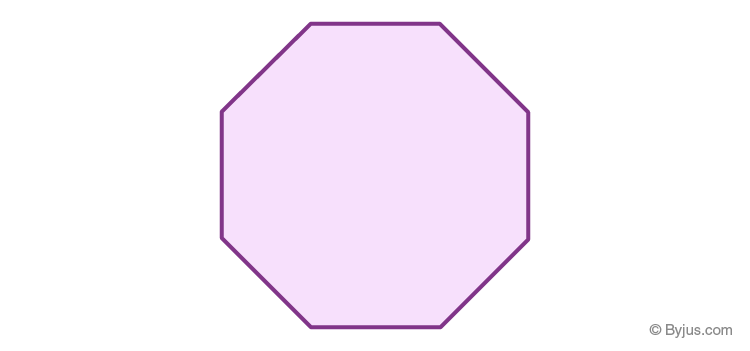
#> input picture EXPERIMENT 03/shape1.png, 750 x 351 px, found by its file name
$ python contours_demo2.py
#> lines starting #> are read from the running program, lines starting #| are printed output that depends on the picture; after the words box and inside, x2 and y2 are one past the last pixel; in counts of white or black regions, pixels touching at a corner belong together; long printed decimals are rounded
import cv2
import matplotlib.pyplot as plt

# Read two images as grayscale images
img1 = cv2.imread('EXPERIMENT 03//shape1.png', 0)
#> img1: shape (351, 750); min 85, max 255, mean 246.2
img2 = cv2.imread('EXPERIMENT 03//shape2.jpg', 0)
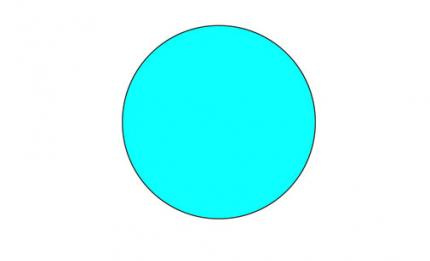
#> input picture EXPERIMENT 03/shape2.jpg, 430 x 261 px, found by its file name
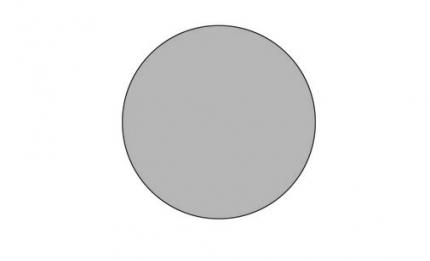
#> img2: shape (261, 430); min 53, max 255, mean 234.9

# Apply thresholding on the images to convert to binary images
ret, thresh1 = cv2.threshold(img1, 127, 255, 0)
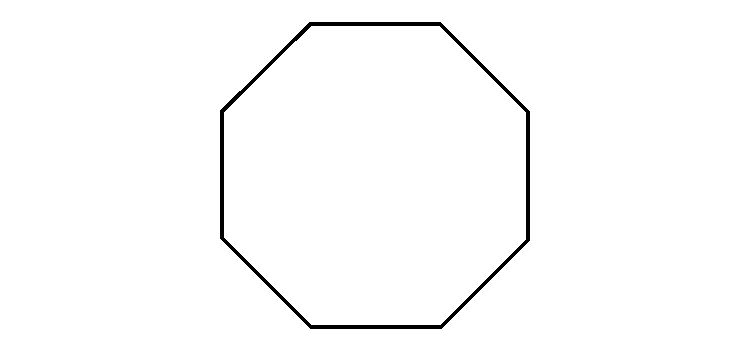
#> thresh1: shape (351, 750); 98.5% white; 1 black region, box (x1, y1, x2, y2) and area: (220, 22, 530, 329) 3851
ret, thresh2 = cv2.threshold(img2, 127, 255, 0)
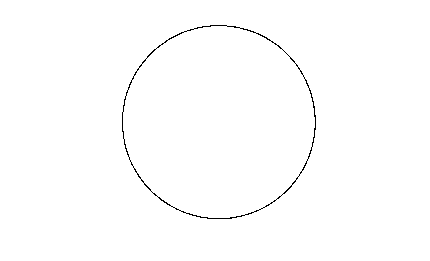
#> thresh2: shape (261, 430); 99.4% white; black in thin lines or dots, all inside (x1, y1, x2, y2) = (122, 25, 316, 219)

# Find the contours in the binary images
contours1, hierarchy1 = cv2.findContours(thresh1, cv2.RETR_TREE, cv2.CHAIN_APPROX_SIMPLE)
#> contours1 = 3 contours; box (x1, y1, x2, y2) and area: (0, 0, 750, 351) 262150, (219, 21, 531, 330) 79608, (224, 26, 526, 325) 74890
contours2, hierarchy2 = cv2.findContours(thresh2, cv2.RETR_TREE, cv2.CHAIN_APPROX_SIMPLE)
#> contours2 = 84 contours, 64 with area under 20; largest, box (x1, y1, x2, y2) and area: (0, 0, 430, 261) 111540, (308, 87, 317, 148) 130, (185, 212, 246, 220) 127, (193, 24, 228, 30) 69, (121, 111, 125, 140) 55

# Print the number of shapes detected
print("Number of Shapes detected in Image 1:", len(contours1))
#| Number of Shapes detected in Image 1: 3
print("Number of Shapes detected in Image 2:", len(contours2))
#| Number of Shapes detected in Image 2: 84

# Create a figure to display the results
fig, axs = plt.subplots(2, 2, figsize=(12, 10))

# Display the original images
axs[0, 0].imshow(img1, cmap='gray')
axs[0, 0].set_title('Image 1')
axs[0, 0].axis('off')
axs[0, 1].imshow(img2, cmap='gray')
axs[0, 1].set_title('Image 2')
axs[0, 1].axis('off')

# Draw contours on the images
contour_img1 = cv2.drawContours(img1.copy(), contours1, -1, (0, 255, 0), 1)
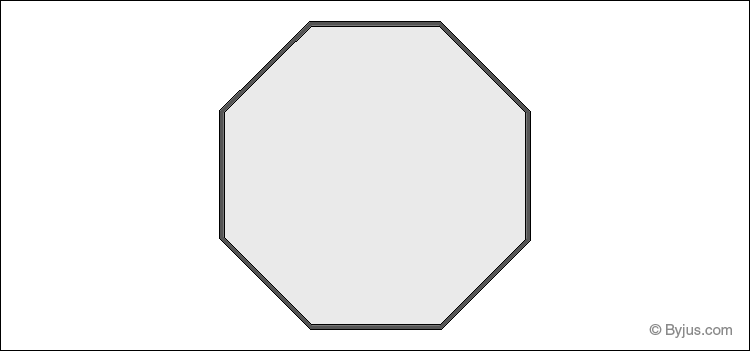
#> contour_img1: shape (351, 750); min 0, max 255, mean 242.7
contour_img2 = cv2.drawContours(img2.copy(), contours2, -1, (0, 255, 0), 1)
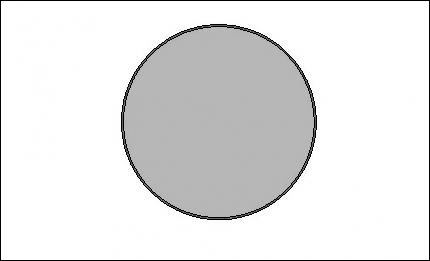
#> contour_img2: shape (261, 430); min 0, max 255, mean 230

axs[1, 0].imshow(contour_img1, cmap='gray')
axs[1, 0].set_title('Contours on Image 1')
axs[1, 0].axis('off')
axs[1, 1].imshow(contour_img2, cmap='gray')
axs[1, 1].set_title('Contours on Image 2')
axs[1, 1].axis('off')

plt.tight_layout()
plt.show()

# Check if contours are available and then compute match scores
if len(contours1) > 0 and len(contours2) > 0:
    cnt1 = contours1[0]
#> cnt1 = [[0, 0], [0, 350], [749, 350], [749, 0]]
    cnt2 = contours2[0]
#> cnt2 = [[0, 0], [0, 260], [429, 260], [429, 0]]

    # Compute the match scores
    ret11 = cv2.matchShapes(cnt1, cnt1, 1, 0.0)
#> ret11 = 0
    ret22 = cv2.matchShapes(cnt2, cnt2, 1, 0.0)
#> ret22 = 0
    ret12 = cv2.matchShapes(cnt1, cnt2, 1, 0.0)
#> ret12 = 0.243

    # Print the matching scores
    print("Matching Image 1 with itself:", ret11)
#| Matching Image 1 with itself: 0.0
    print("Matching Image 2 with itself:", ret22)
#| Matching Image 2 with itself: 0.0
    print("Matching Image 1 with Image 2:", ret12)
#| Matching Image 1 with Image 2: 0.2434
else:
    print("No contours found in one or both images.")
